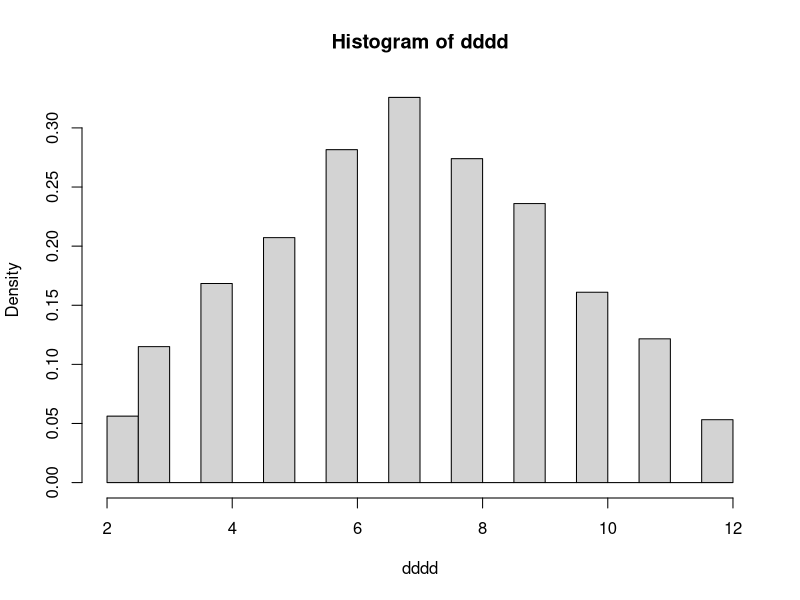
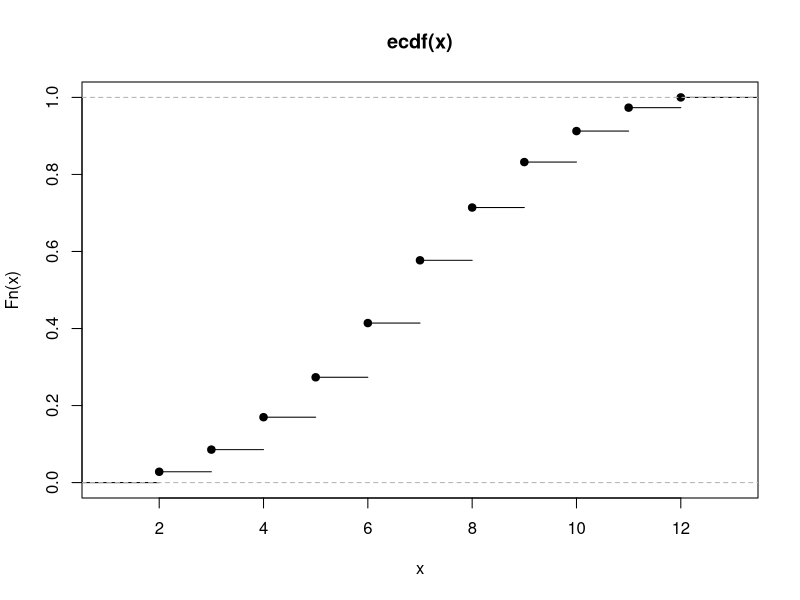

These figures' R source, in order:
r=10000
d5 <- sample(6,r,replace=T
             )
d6 <- sample(6,r,replace=T)
dddd <-d5+d6
hist(dddd, freq = FALSE)
plot.ecdf(dddd)
